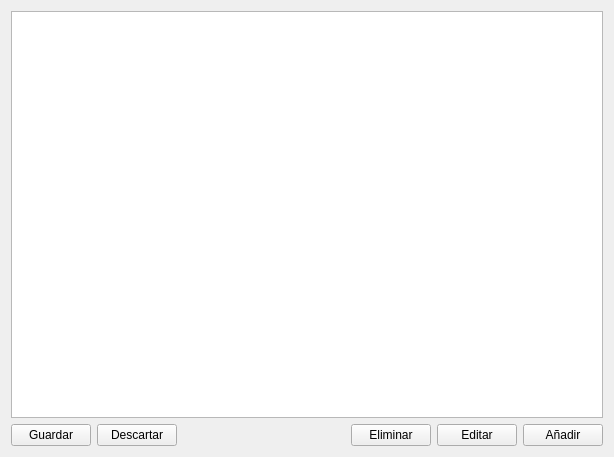
<?xml version="1.0" encoding="UTF-8"?>
<ui version="4.0">
 <class>ContaminanteZonaListClass</class>
 <widget class="DataList" name="ContaminanteZonaListClass">
  <property name="geometry">
   <rect>
    <x>0</x>
    <y>0</y>
    <width>614</width>
    <height>457</height>
   </rect>
  </property>
  <property name="windowTitle">
   <string>Emisiones de contaminante por fuente</string>
  </property>
  <layout class="QGridLayout" name="gridLayout">
   <item row="0" column="0">
    <widget class="QTableView" name="tabla">
     <property name="contextMenuPolicy">
      <enum>Qt::CustomContextMenu</enum>
     </property>
     <property name="editTriggers">
      <set>QAbstractItemView::SelectedClicked</set>
     </property>
     <property name="selectionBehavior">
      <enum>QAbstractItemView::SelectRows</enum>
     </property>
    </widget>
   </item>
   <item row="1" column="0">
    <layout class="QHBoxLayout" name="horizontalLayout">
     <item>
      <widget class="QPushButton" name="guardar">
       <property name="text">
        <string>Guardar</string>
       </property>
      </widget>
     </item>
     <item>
      <widget class="QPushButton" name="descartar">
       <property name="text">
        <string>Descartar</string>
       </property>
      </widget>
     </item>
     <item>
      <spacer name="horizontalSpacer">
       <property name="orientation">
        <enum>Qt::Horizontal</enum>
       </property>
       <property name="sizeHint" stdset="0">
        <size>
         <width>40</width>
         <height>20</height>
        </size>
       </property>
      </spacer>
     </item>
     <item>
      <widget class="QPushButton" name="elimina">
       <property name="text">
        <string>Eliminar</string>
       </property>
      </widget>
     </item>
     <item>
      <widget class="QPushButton" name="edita">
       <property name="text">
        <string>Editar</string>
       </property>
      </widget>
     </item>
     <item>
      <widget class="QPushButton" name="anade">
       <property name="text">
        <string>Añadir</string>
       </property>
      </widget>
     </item>
    </layout>
   </item>
  </layout>
  <action name="insertFromClipboard">
   <property name="text">
    <string>Insertar desde portapapeles</string>
   </property>
  </action>
 </widget>
 <customwidgets>
  <customwidget>
   <class>DataList</class>
   <extends>QWidget</extends>
   <header location="global">widgets/datalist.h</header>
   <container>1</container>
  </customwidget>
 </customwidgets>
 <tabstops>
  <tabstop>tabla</tabstop>
  <tabstop>elimina</tabstop>
  <tabstop>edita</tabstop>
  <tabstop>anade</tabstop>
 </tabstops>
 <resources/>
 <connections>
  <connection>
   <sender>insertFromClipboard</sender>
   <signal>triggered(bool)</signal>
   <receiver>ContaminanteZonaListClass</receiver>
   <slot>dataFromClipboard(bool)</slot>
   <hints>
    <hint type="sourcelabel">
     <x>-1</x>
     <y>-1</y>
    </hint>
    <hint type="destinationlabel">
     <x>306</x>
     <y>228</y>
    </hint>
   </hints>
  </connection>
  <connection>
   <sender>tabla</sender>
   <signal>customContextMenuRequested(QPoint)</signal>
   <receiver>ContaminanteZonaListClass</receiver>
   <slot>showContextMenu(QPoint)</slot>
   <hints>
    <hint type="sourcelabel">
     <x>374</x>
     <y>155</y>
    </hint>
    <hint type="destinationlabel">
     <x>609</x>
     <y>155</y>
    </hint>
   </hints>
  </connection>
 </connections>
</ui>
